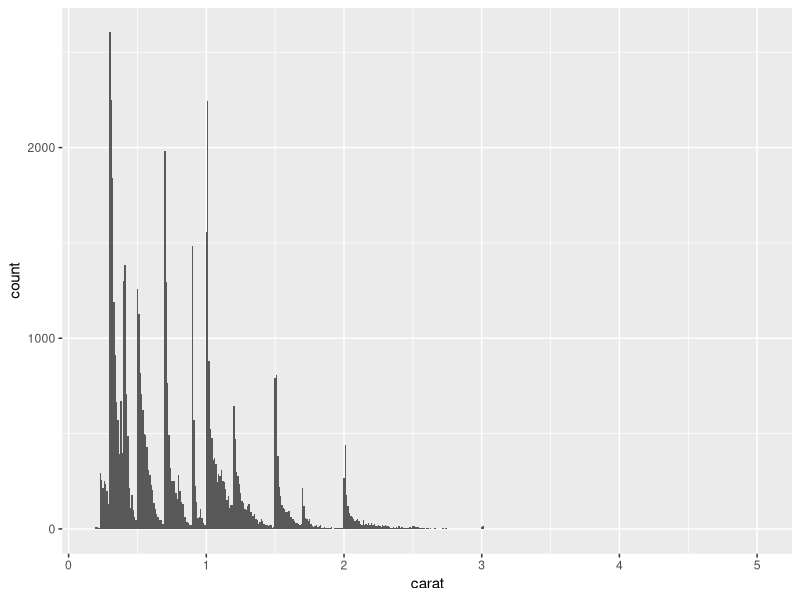
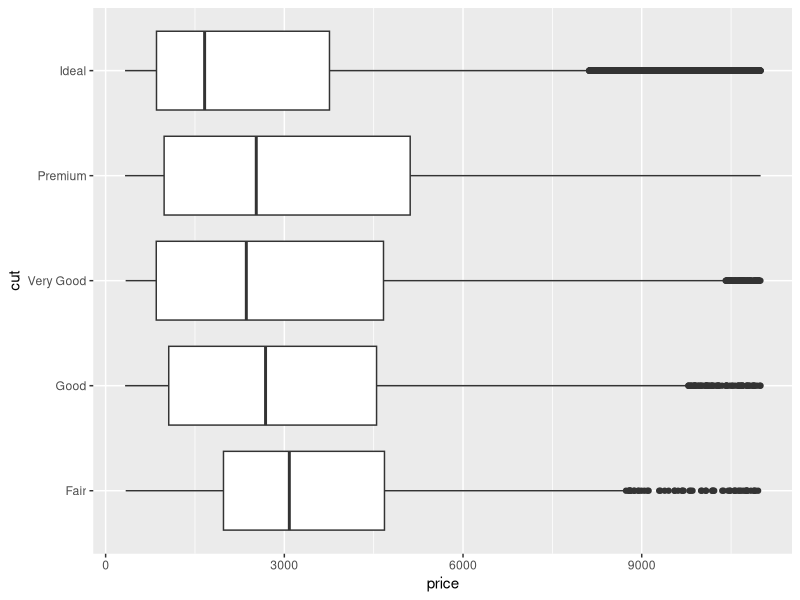
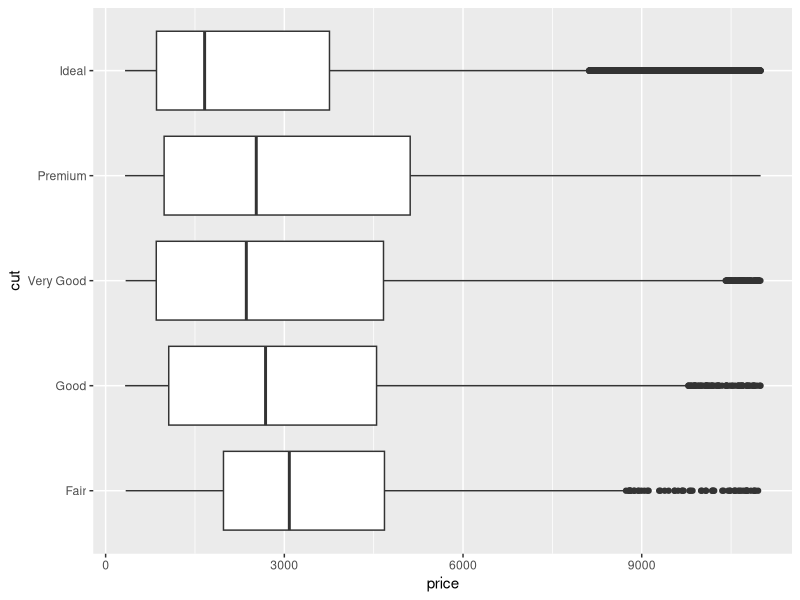
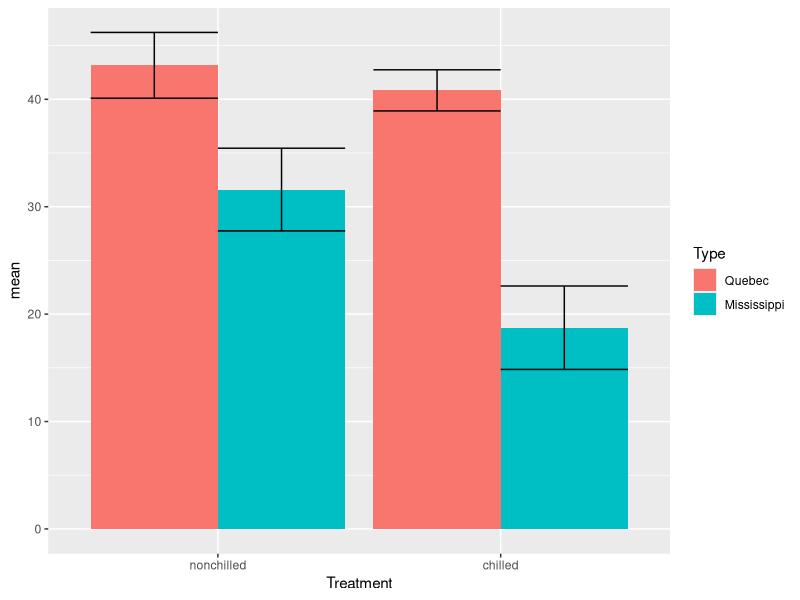
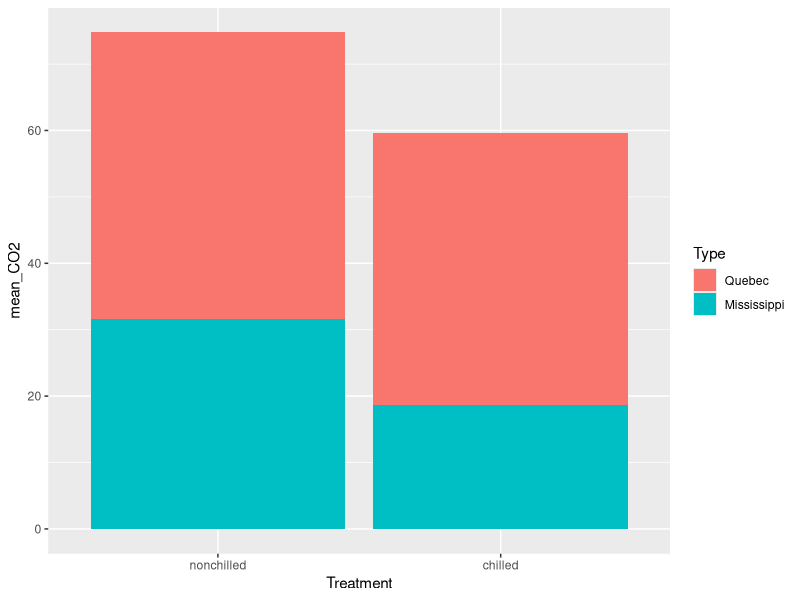
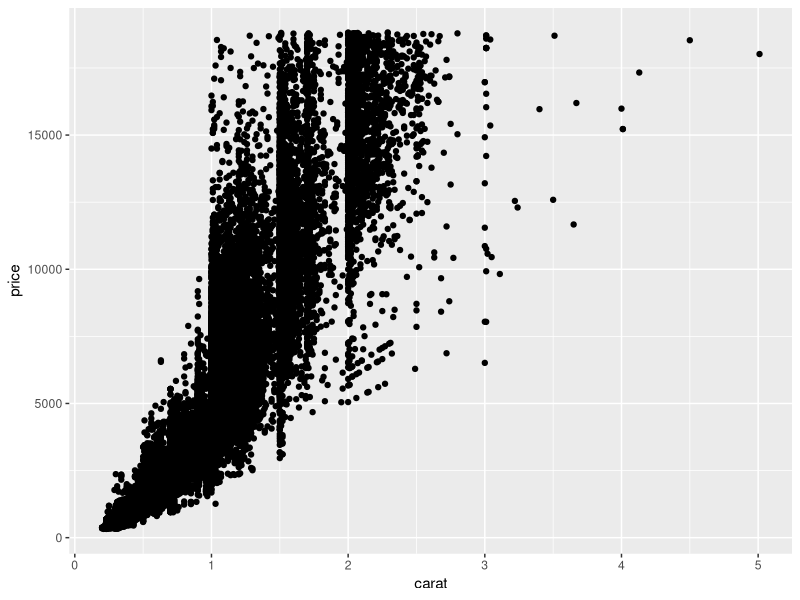
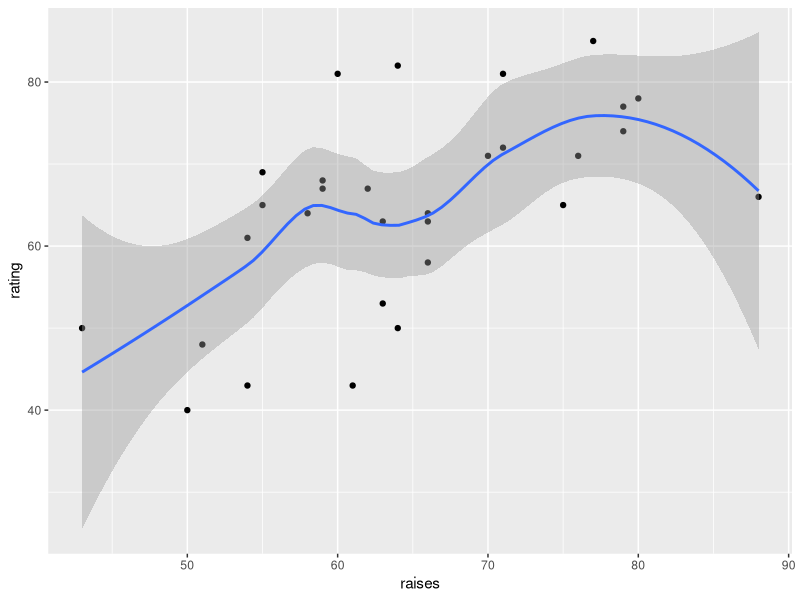
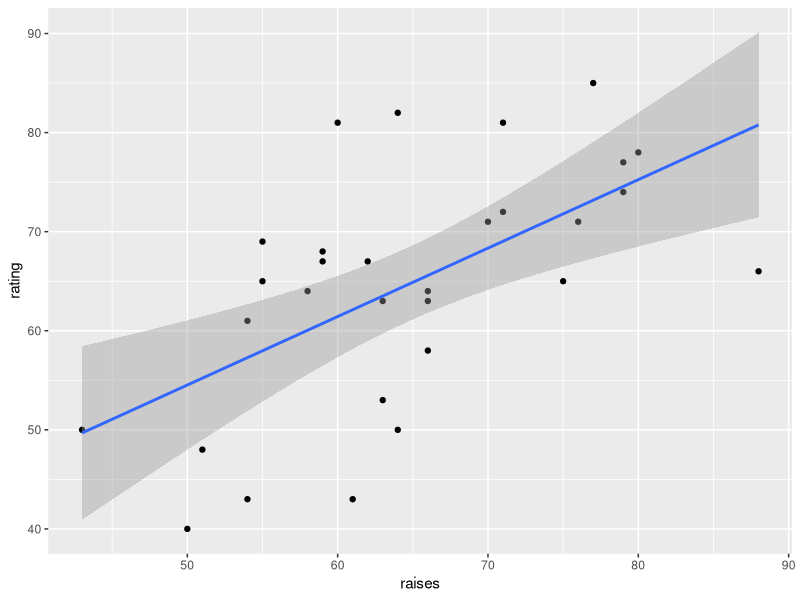

These figures' R source, in order:
################################################################################
#                                                                              #
#                      Erdos Institute Code Bootcamp for R                     #
#                                 ------------                                 #
#               Day 7 - Summary Statistics and Data Vizualization              #
#                                 ------------                                 #
#                 Collin McCabe | collinmichaelmccabe@gmail.com                #
#                                                                              #
################################################################################

library(tidyverse)
library(dplyr)
library(ggplot2)

# We are going to wrap up our tour of dplyr with the summarize and group_by
# functions. The reason I've saved those for today is that they transition 
# really nicely into out other topic of data visualization. These last bits of
# dplyr goodness are at found in the same chapter of R4DS that we used yesterday
# (http://r4ds.had.co.nz/transform.html#grouped-summaries-with-summarise)

# Default help page in R for group_by below

by_cyl <- mtcars %>% group_by(cyl)

# grouping doesn't change how the data looks (apart from listing
# how it's grouped):
by_cyl

# It changes how it acts with the other dplyr verbs:
by_cyl %>% summarise(
  disp = mean(disp),
  hp = mean(hp)
)
by_cyl %>% filter(disp == max(disp))

# Each call to summarise() removes a layer of grouping
by_vs_am <- mtcars %>% group_by(vs, am)
by_vs <- by_vs_am %>% summarise(n = n())
by_vs
by_vs %>% summarise(n = sum(n))

# To removing grouping, use ungroup
by_vs %>%
  ungroup() %>%
  summarise(n = sum(n))

# You can group by expressions: this is just short-hand for
# a mutate/rename followed by a simple group_by
mtcars %>% group_by(vsam = vs + am)

# By default, group_by overrides existing grouping
by_cyl %>%
  group_by(vs, am) %>%
  group_vars()

# Use add = TRUE to instead append
by_cyl %>%
  group_by(vs, am, add = TRUE) %>%
  group_vars()


# Default help page in R for summarise/summarize below

# A summary applied to ungrouped tbl returns a single row
mtcars %>%
  summarise(mean = mean(disp), n = n())

# Usually, you'll want to group first
mtcars %>%
  group_by(cyl) %>%
  summarise(mean = mean(disp), n = n())

# Each summary call removes one grouping level (since that group
# is now just a single row)
mtcars %>%
  group_by(cyl, vs) %>%
  summarise(cyl_n = n()) %>%
  group_vars()

# Note that with data frames, newly created summaries immediately
# overwrite existing variables
mtcars %>%
  group_by(cyl) %>%
  summarise(disp = mean(disp), sd = sd(disp))

# Plotting!

# When it comes to making graphs with the tidyverse, there is no better resource
# than the 'Cookbook for R' by Winston Cheng (there is also a similar cookbook
# made exlusively for graphics, that one is maybe even better). There are many
# great tutorials for using the tidyverse for making ggplot2 (the tidyverse
# plotting package) plots at the corresponding website, located at
# (http://www.cookbook-r.com/Graphs/) - We'll work through some of these 
# examples in class today

diamonds %>%
  ggplot(mapping = aes(x = carat)) +
  geom_histogram(binwidth = 0.01)

diamonds %>%
  filter(price < 11000) %>%
  ggplot(aes(x = cut, y = price)) +
  geom_boxplot() +
  coord_flip()

diamonds %>%
  filter(price < 11000) %>%
  ggplot(aes(x = cut, y = price)) +
  geom_boxplot() +
  coord_flip()

CO2 %>%
  filter(conc == 1000) %>%
  group_by(Treatment, Type) %>%
  summarize(mean = mean(uptake), sd = sd(uptake)) %>%
  ggplot(mapping = aes(x = Treatment, y = mean, fill = Type)) +
  geom_bar(stat = "identity", position = position_dodge()) +
  geom_errorbar(aes(ymin = mean - sd, ymax = mean + sd), position = position_dodge())

# other additional aes args: color, size, shape, alpha
CO2 %>%
  filter(conc == 1000) %>%
  group_by(Treatment, Type) %>%
  summarize(mean_CO2 = mean(uptake), sd = sd(uptake)) %>%
  ggplot(mapping = aes(x = Treatment, y = mean_CO2, fill = Type)) +
  geom_bar(stat = "identity")

diamonds %>%
  ggplot(aes(x = carat, y = price)) +
  geom_point()

datasets::attitude %>% 
  ggplot(aes(x = raises, y = rating)) + 
  geom_point() + 
  geom_smooth()

datasets::attitude %>% 
  ggplot(aes(x = raises, y = rating)) + 
  geom_point() + 
  geom_smooth(method = "lm")

ChickWeight %>%
  ggplot(mapping = aes(x = Time, y = weight, color = Diet)) +
    geom_smooth()

ChickWeight %>%
  filter(Diet == 1) %>%
  ggplot(mapping = aes(x = Time, y = weight, color = Chick)) +
  geom_line()

ggplot(data = mpg) + 
  geom_point(mapping = aes(x = displ, y = hwy)) + 
  facet_wrap(~ class, nrow = 2)

ggplot(data = mpg) + 
  geom_point(mapping = aes(x = displ, y = hwy)) + 
  facet_grid(drv ~ cyl)

library(maps)
ggplot(map_data("state", region = "ohio"), aes(long, lat, group = group)) +
  geom_polygon(fill = "gray", colour = "red") +
  coord_quickmap()

# Of course, as ggplot2 is a part of the tidyverse, R4DS contains a lot of spot-
# on advice on how to do everything in ggplot2, as well as explaining the how
# and why of everything going on there. The specific link to the ggplo2 chapter:
# (http://r4ds.had.co.nz/data-visualisation.html)

# Another great resource for ggplot2 is STHDA - their ggplot2 tutorials are at:
# (http://www.sthda.com/english/wiki/ggplot2-essentials)
